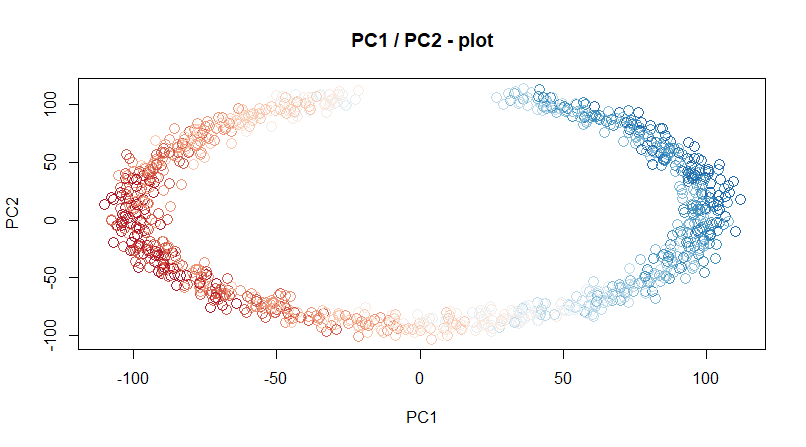

Generate this figure with R:
library(RColorBrewer)

data <- read.csv("mysticdata.csv", sep=";")
data.pca <- prcomp(data, center=TRUE)
rbPal <- colorRampPalette(c(brewer.pal(n = 9, name = 'RdBu')))
col <- rbPal(10)[as.numeric(cut(data$y, breaks = 10))]

plot(data.pca$x[,1], data.pca$x[,2], pch=21, 
     cex=1.5, col=col, xlab="PC1", 
     ylab = "PC2", main = "PC1 / PC2 - plot")
